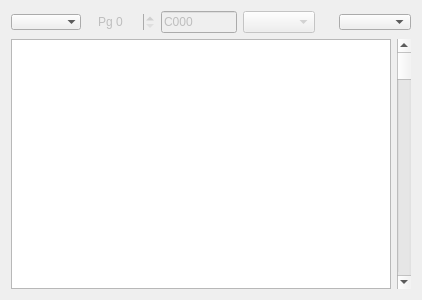
<?xml version="1.0" encoding="UTF-8"?>
<ui version="4.0">
 <class>MemDump</class>
 <widget class="QWidget" name="MemDump">
  <property name="geometry">
   <rect>
    <x>0</x>
    <y>0</y>
    <width>420</width>
    <height>300</height>
   </rect>
  </property>
  <property name="windowTitle">
   <string>Form</string>
  </property>
  <layout class="QVBoxLayout" name="verticalLayout">
   <item>
    <layout class="QHBoxLayout" name="horizontalLayout_7">
     <item>
      <widget class="QComboBox" name="cbDumpView">
       <property name="maximumSize">
        <size>
         <width>16777215</width>
         <height>16</height>
        </size>
       </property>
       <property name="frame">
        <bool>false</bool>
       </property>
      </widget>
     </item>
     <item>
      <widget class="QWidget" name="widDumpPage" native="true">
       <property name="enabled">
        <bool>false</bool>
       </property>
       <layout class="QHBoxLayout" name="horizontalLayout_13">
        <property name="topMargin">
         <number>0</number>
        </property>
        <property name="bottomMargin">
         <number>0</number>
        </property>
        <item>
         <widget class="QSpinBox" name="sbDumpPage">
          <property name="maximumSize">
           <size>
            <width>16777215</width>
            <height>16</height>
           </size>
          </property>
          <property name="frame">
           <bool>false</bool>
          </property>
          <property name="prefix">
           <string>Pg </string>
          </property>
          <property name="maximum">
           <number>255</number>
          </property>
         </widget>
        </item>
        <item>
         <widget class="xHexSpin" name="leDumpPageBase">
          <property name="text">
           <string>C000</string>
          </property>
         </widget>
        </item>
        <item>
         <widget class="QComboBox" name="cbDumpPageSize"/>
        </item>
       </layout>
      </widget>
     </item>
     <item>
      <spacer name="horizontalSpacer_4">
       <property name="orientation">
        <enum>Qt::Horizontal</enum>
       </property>
       <property name="sizeHint" stdset="0">
        <size>
         <width>40</width>
         <height>20</height>
        </size>
       </property>
      </spacer>
     </item>
     <item>
      <widget class="QComboBox" name="cbCodePage">
       <property name="maximumSize">
        <size>
         <width>16777215</width>
         <height>16</height>
        </size>
       </property>
      </widget>
     </item>
    </layout>
   </item>
   <item>
    <layout class="QHBoxLayout" name="horizontalLayout">
     <item>
      <widget class="xDumpTable" name="dumpTable">
       <property name="minimumSize">
        <size>
         <width>380</width>
         <height>0</height>
        </size>
       </property>
       <property name="contextMenuPolicy">
        <enum>Qt::CustomContextMenu</enum>
       </property>
       <property name="autoFillBackground">
        <bool>true</bool>
       </property>
       <property name="verticalScrollBarPolicy">
        <enum>Qt::ScrollBarAlwaysOff</enum>
       </property>
       <property name="horizontalScrollBarPolicy">
        <enum>Qt::ScrollBarAlwaysOff</enum>
       </property>
       <property name="tabKeyNavigation">
        <bool>false</bool>
       </property>
       <property name="alternatingRowColors">
        <bool>true</bool>
       </property>
       <property name="selectionMode">
        <enum>QAbstractItemView::SingleSelection</enum>
       </property>
       <property name="textElideMode">
        <enum>Qt::ElideNone</enum>
       </property>
       <property name="showGrid">
        <bool>false</bool>
       </property>
       <property name="wordWrap">
        <bool>false</bool>
       </property>
       <attribute name="horizontalHeaderVisible">
        <bool>false</bool>
       </attribute>
       <attribute name="horizontalHeaderMinimumSectionSize">
        <number>30</number>
       </attribute>
       <attribute name="horizontalHeaderDefaultSectionSize">
        <number>30</number>
       </attribute>
       <attribute name="horizontalHeaderStretchLastSection">
        <bool>true</bool>
       </attribute>
       <attribute name="verticalHeaderVisible">
        <bool>false</bool>
       </attribute>
       <attribute name="verticalHeaderMinimumSectionSize">
        <number>17</number>
       </attribute>
       <attribute name="verticalHeaderDefaultSectionSize">
        <number>20</number>
       </attribute>
       <attribute name="verticalHeaderStretchLastSection">
        <bool>false</bool>
       </attribute>
      </widget>
     </item>
     <item>
      <widget class="QScrollBar" name="dumpScroll">
       <property name="maximum">
        <number>65535</number>
       </property>
       <property name="pageStep">
        <number>256</number>
       </property>
       <property name="orientation">
        <enum>Qt::Vertical</enum>
       </property>
      </widget>
     </item>
    </layout>
   </item>
  </layout>
  <action name="actFetch">
   <property name="checkable">
    <bool>true</bool>
   </property>
   <property name="text">
    <string>Fetch break</string>
   </property>
  </action>
  <action name="actRead">
   <property name="checkable">
    <bool>true</bool>
   </property>
   <property name="text">
    <string>Read break</string>
   </property>
  </action>
  <action name="actWrite">
   <property name="checkable">
    <bool>true</bool>
   </property>
   <property name="text">
    <string>Write break</string>
   </property>
  </action>
 </widget>
 <customwidgets>
  <customwidget>
   <class>xHexSpin</class>
   <extends>QLineEdit</extends>
   <header location="global">stdlib.h</header>
  </customwidget>
  <customwidget>
   <class>xDumpTable</class>
   <extends>QTableView</extends>
   <header location="global">stdlib.h</header>
  </customwidget>
 </customwidgets>
 <resources/>
 <connections/>
</ui>
